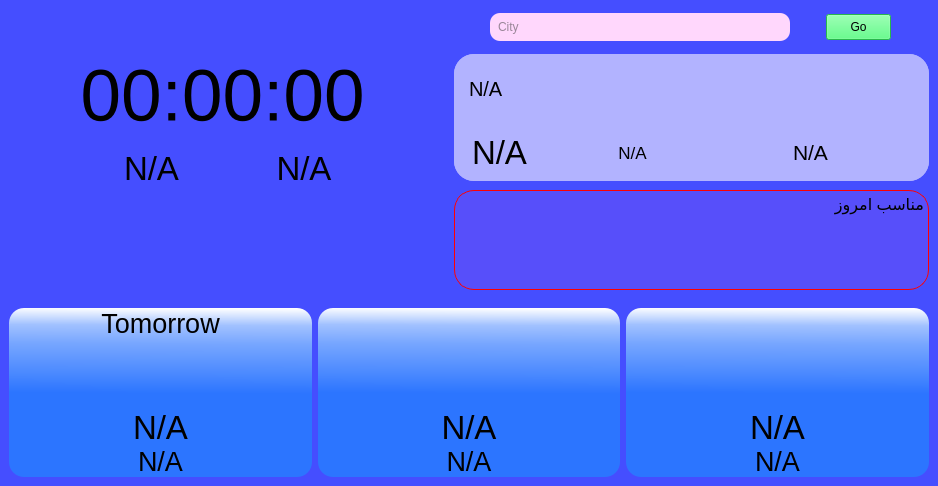
            <widget class="QWidget" name="home_page">
             <property name="sizePolicy">
              <sizepolicy hsizetype="Preferred" vsizetype="Preferred">
               <horstretch>0</horstretch>
               <verstretch>0</verstretch>
              </sizepolicy>
             </property>
             <property name="styleSheet">
              <string notr="true">background-color: rgb(69, 78, 255);</string>
             </property>
             <layout class="QVBoxLayout" name="verticalLayout_4">
              <property name="spacing">
               <number>0</number>
              </property>
              <property name="leftMargin">
               <number>0</number>
              </property>
              <property name="topMargin">
               <number>0</number>
              </property>
              <property name="rightMargin">
               <number>0</number>
              </property>
              <property name="bottomMargin">
               <number>0</number>
              </property>
              <item>
               <widget class="QFrame" name="frame_6">
                <property name="frameShape">
                 <enum>QFrame::Shape::NoFrame</enum>
                </property>
                <property name="frameShadow">
                 <enum>QFrame::Shadow::Raised</enum>
                </property>
                <layout class="QVBoxLayout" name="verticalLayout_9">
                 <property name="spacing">
                  <number>0</number>
                 </property>
                 <property name="leftMargin">
                  <number>0</number>
                 </property>
                 <property name="topMargin">
                  <number>0</number>
                 </property>
                 <property name="rightMargin">
                  <number>0</number>
                 </property>
                 <property name="bottomMargin">
                  <number>0</number>
                 </property>
                 <item>
                  <widget class="QFrame" name="frame_7">
                   <property name="minimumSize">
                    <size>
                     <width>938</width>
                     <height>299</height>
                    </size>
                   </property>
                   <property name="styleSheet">
                    <string notr="true">background-color: rgb(69, 78, 255);</string>
                   </property>
                   <property name="frameShape">
                    <enum>QFrame::Shape::NoFrame</enum>
                   </property>
                   <property name="frameShadow">
                    <enum>QFrame::Shadow::Raised</enum>
                   </property>
                   <layout class="QHBoxLayout" name="horizontalLayout_10">
                    <property name="spacing">
                     <number>0</number>
                    </property>
                    <property name="leftMargin">
                     <number>0</number>
                    </property>
                    <property name="topMargin">
                     <number>0</number>
                    </property>
                    <property name="rightMargin">
                     <number>0</number>
                    </property>
                    <property name="bottomMargin">
                     <number>0</number>
                    </property>
                    <item>
                     <widget class="QFrame" name="frame_9">
                      <property name="frameShape">
                       <enum>QFrame::Shape::NoFrame</enum>
                      </property>
                      <property name="frameShadow">
                       <enum>QFrame::Shadow::Raised</enum>
                      </property>
                      <layout class="QVBoxLayout" name="verticalLayout_10">
                       <property name="spacing">
                        <number>0</number>
                       </property>
                       <property name="leftMargin">
                        <number>0</number>
                       </property>
                       <property name="topMargin">
                        <number>0</number>
                       </property>
                       <property name="rightMargin">
                        <number>0</number>
                       </property>
                       <property name="bottomMargin">
                        <number>0</number>
                       </property>
                       <item>
                        <widget class="QFrame" name="gridFrame">
                         <property name="frameShadow">
                          <enum>QFrame::Shadow::Raised</enum>
                         </property>
                         <layout class="QGridLayout" name="gridLayout_3">
                          <property name="leftMargin">
                           <number>0</number>
                          </property>
                          <property name="topMargin">
                           <number>0</number>
                          </property>
                          <property name="rightMargin">
                           <number>0</number>
                          </property>
                          <property name="bottomMargin">
                           <number>0</number>
                          </property>
                          <property name="spacing">
                           <number>0</number>
                          </property>
                          <item row="0" column="1" colspan="2">
                           <widget class="QLabel" name="time">
                            <property name="font">
                             <font>
                              <pointsize>55</pointsize>
                             </font>
                            </property>
                            <property name="styleSheet">
                             <string notr="true">margin-top:40px;</string>
                            </property>
                            <property name="text">
                             <string>00:00:00</string>
                            </property>
                            <property name="alignment">
                             <set>Qt::AlignmentFlag::AlignCenter</set>
                            </property>
                           </widget>
                          </item>
                          <item row="1" column="1" alignment="Qt::AlignmentFlag::Qt::AlignmentFlag::AlignTop">
                           <widget class="QLabel" name="date">
                            <property name="font">
                             <font>
                              <pointsize>25</pointsize>
                             </font>
                            </property>
                            <property name="styleSheet">
                             <string notr="true"/>
                            </property>
                            <property name="text">
                             <string>N/A</string>
                            </property>
                            <property name="alignment">
                             <set>Qt::AlignmentFlag::AlignCenter</set>
                            </property>
                           </widget>
                          </item>
                          <item row="1" column="2" alignment="Qt::AlignmentFlag::Qt::AlignmentFlag::AlignTop">
                           <widget class="QLabel" name="day">
                            <property name="font">
                             <font>
                              <pointsize>25</pointsize>
                             </font>
                            </property>
                            <property name="styleSheet">
                             <string notr="true">margin-left:20px;</string>
                            </property>
                            <property name="frameShadow">
                             <enum>QFrame::Shadow::Raised</enum>
                            </property>
                            <property name="text">
                             <string>N/A</string>
                            </property>
                            <property name="textFormat">
                             <enum>Qt::TextFormat::RichText</enum>
                            </property>
                            <property name="scaledContents">
                             <bool>false</bool>
                            </property>
                            <property name="alignment">
                             <set>Qt::AlignmentFlag::AlignCenter</set>
                            </property>
                            <property name="wordWrap">
                             <bool>false</bool>
                            </property>
                           </widget>
                          </item>
                          <item row="0" column="3" rowspan="2">
                           <spacer name="horizontalSpacer_2">
                            <property name="orientation">
                             <enum>Qt::Orientation::Horizontal</enum>
                            </property>
                            <property name="sizeType">
                             <enum>QSizePolicy::Policy::Preferred</enum>
                            </property>
                            <property name="sizeHint" stdset="0">
                             <size>
                              <width>80</width>
                              <height>0</height>
                             </size>
                            </property>
                           </spacer>
                          </item>
                          <item row="0" column="0" rowspan="2">
                           <spacer name="horizontalSpacer">
                            <property name="orientation">
                             <enum>Qt::Orientation::Horizontal</enum>
                            </property>
                            <property name="sizeType">
                             <enum>QSizePolicy::Policy::Preferred</enum>
                            </property>
                            <property name="sizeHint" stdset="0">
                             <size>
                              <width>80</width>
                              <height>0</height>
                             </size>
                            </property>
                           </spacer>
                          </item>
                         </layout>
                        </widget>
                       </item>
                      </layout>
                     </widget>
                    </item>
                    <item>
                     <widget class="QFrame" name="frame_10">
                      <property name="frameShape">
                       <enum>QFrame::Shape::NoFrame</enum>
                      </property>
                      <property name="frameShadow">
                       <enum>QFrame::Shadow::Raised</enum>
                      </property>
                      <layout class="QVBoxLayout" name="verticalLayout_11">
                       <property name="spacing">
                        <number>9</number>
                       </property>
                       <property name="leftMargin">
                        <number>9</number>
                       </property>
                       <property name="topMargin">
                        <number>9</number>
                       </property>
                       <property name="rightMargin">
                        <number>9</number>
                       </property>
                       <property name="bottomMargin">
                        <number>9</number>
                       </property>
                       <item>
                        <widget class="QWidget" name="widget_6" native="true">
                         <layout class="QHBoxLayout" name="horizontalLayout_12">
                          <property name="spacing">
                           <number>0</number>
                          </property>
                          <property name="leftMargin">
                           <number>0</number>
                          </property>
                          <property name="topMargin">
                           <number>0</number>
                          </property>
                          <property name="rightMargin">
                           <number>0</number>
                          </property>
                          <property name="bottomMargin">
                           <number>0</number>
                          </property>
                          <item>
                           <widget class="QLineEdit" name="search">
                            <property name="minimumSize">
                             <size>
                              <width>0</width>
                              <height>25</height>
                             </size>
                            </property>
                            <property name="maximumSize">
                             <size>
                              <width>300</width>
                              <height>16777215</height>
                             </size>
                            </property>
                            <property name="styleSheet">
                             <string notr="true">background-color: rgb(255, 215, 252);
border-radius:10px;
color: rgb(54, 54, 54);
padding:6px;
</string>
                            </property>
                            <property name="placeholderText">
                             <string>City</string>
                            </property>
                           </widget>
                          </item>
                          <item>
                           <widget class="QPushButton" name="go">
                            <property name="maximumSize">
                             <size>
                              <width>65</width>
                              <height>16777215</height>
                             </size>
                            </property>
                            <property name="styleSheet">
                             <string notr="true">background-color: rgb(56, 255, 106);
padding:5px;
</string>
                            </property>
                            <property name="text">
                             <string>Go</string>
                            </property>
                           </widget>
                          </item>
                         </layout>
                        </widget>
                       </item>
                       <item>
                        <widget class="QWidget" name="widget_5" native="true">
                         <property name="styleSheet">
                          <string notr="true">QWidget{
background-color: rgb(178, 179, 255);
border-radius:20px;

}
QLabel{
padding:10px;
}</string>
                         </property>
                         <layout class="QGridLayout" name="gridLayout_4">
                          <property name="leftMargin">
                           <number>0</number>
                          </property>
                          <property name="topMargin">
                           <number>0</number>
                          </property>
                          <property name="rightMargin">
                           <number>0</number>
                          </property>
                          <property name="bottomMargin">
                           <number>0</number>
                          </property>
                          <property name="spacing">
                           <number>0</number>
                          </property>
                          <item row="1" column="0" alignment="Qt::AlignmentFlag::Qt::AlignmentFlag::AlignVCenter">
                           <widget class="QLabel" name="weather_temp">
                            <property name="font">
                             <font>
                              <pointsize>25</pointsize>
                             </font>
                            </property>
                            <property name="styleSheet">
                             <string notr="true"/>
                            </property>
                            <property name="text">
                             <string>N/A</string>
                            </property>
                           </widget>
                          </item>
                          <item row="0" column="3" alignment="Qt::AlignmentFlag::Qt::AlignmentFlag::AlignVCenter">
                           <widget class="QLabel" name="weather_icon">
                            <property name="minimumSize">
                             <size>
                              <width>70</width>
                              <height>70</height>
                             </size>
                            </property>
                            <property name="styleSheet">
                             <string notr="true"/>
                            </property>
                           </widget>
                          </item>
                          <item row="0" column="0" colspan="3">
                           <widget class="QLabel" name="weather_text">
                            <property name="font">
                             <font>
                              <pointsize>15</pointsize>
                             </font>
                            </property>
                            <property name="styleSheet">
                             <string notr="true"/>
                            </property>
                            <property name="text">
                             <string>N/A</string>
                            </property>
                           </widget>
                          </item>
                          <item row="1" column="1">
                           <widget class="QLabel" name="weather_name">
                            <property name="font">
                             <font>
                              <pointsize>13</pointsize>
                             </font>
                            </property>
                            <property name="styleSheet">
                             <string notr="true"/>
                            </property>
                            <property name="text">
                             <string>N/A</string>
                            </property>
                            <property name="alignment">
                             <set>Qt::AlignmentFlag::AlignCenter</set>
                            </property>
                           </widget>
                          </item>
                          <item row="1" column="2" colspan="2">
                           <widget class="QLabel" name="weather_region">
                            <property name="font">
                             <font>
                              <pointsize>16</pointsize>
                             </font>
                            </property>
                            <property name="text">
                             <string>N/A</string>
                            </property>
                            <property name="alignment">
                             <set>Qt::AlignmentFlag::AlignCenter</set>
                            </property>
                           </widget>
                          </item>
                         </layout>
                        </widget>
                       </item>
                       <item>
                        <widget class="QLabel" name="events">
                         <property name="minimumSize">
                          <size>
                           <width>0</width>
                           <height>100</height>
                          </size>
                         </property>
                         <property name="font">
                          <font>
                           <pointsize>12</pointsize>
                          </font>
                         </property>
                         <property name="styleSheet">
                          <string notr="true">border:1px solid red;
border-radius:20px;
background-color: rgba(162, 83, 227, 50);</string>
                         </property>
                         <property name="text">
                          <string>مناسب امروز</string>
                         </property>
                         <property name="textFormat">
                          <enum>Qt::TextFormat::MarkdownText</enum>
                         </property>
                         <property name="alignment">
                          <set>Qt::AlignmentFlag::AlignLeading|Qt::AlignmentFlag::AlignLeft|Qt::AlignmentFlag::AlignTop</set>
                         </property>
                         <property name="margin">
                          <number>10</number>
                         </property>
                        </widget>
                       </item>
                      </layout>
                     </widget>
                    </item>
                   </layout>
                  </widget>
                 </item>
                 <item>
                  <widget class="QFrame" name="frame_8">
                   <property name="styleSheet">
                    <string notr="true">QWidget{
border-radius:15px;
backdrop-filter: blur(10px);
	
	background-color: qlineargradient(spread:pad, x1:0.485, y1:0.598818, x2:0.49, y2:0, stop:0.159341 rgba(44, 117, 255, 255), stop:0.340659 rgba(73, 136, 255, 255), stop:0.648352 rgba(119, 166, 255, 255), stop:0.82967 rgba(161, 193, 255, 255), stop:1 rgba(255, 255, 255, 255));
}
QFrame{
	background-color: transparent;
}</string>
                   </property>
                   <property name="frameShape">
                    <enum>QFrame::Shape::NoFrame</enum>
                   </property>
                   <property name="frameShadow">
                    <enum>QFrame::Shadow::Raised</enum>
                   </property>
                   <layout class="QHBoxLayout" name="horizontalLayout_13">
                    <item>
                     <widget class="QWidget" name="widget_2" native="true">
                      <property name="styleSheet">
                       <string notr="true"/>
                      </property>
                      <layout class="QVBoxLayout" name="verticalLayout_12">
                       <property name="spacing">
                        <number>0</number>
                       </property>
                       <property name="leftMargin">
                        <number>0</number>
                       </property>
                       <property name="topMargin">
                        <number>0</number>
                       </property>
                       <property name="rightMargin">
                        <number>0</number>
                       </property>
                       <property name="bottomMargin">
                        <number>0</number>
                       </property>
                       <item alignment="Qt::AlignmentFlag::Qt::AlignmentFlag::AlignVCenter">
                        <widget class="QLabel" name="label_4">
                         <property name="font">
                          <font>
                           <pointsize>20</pointsize>
                          </font>
                         </property>
                         <property name="text">
                          <string>Tomorrow</string>
                         </property>
                         <property name="alignment">
                          <set>Qt::AlignmentFlag::AlignCenter</set>
                         </property>
                        </widget>
                       </item>
                       <item alignment="Qt::AlignmentFlag::Qt::AlignmentFlag::AlignVCenter">
                        <widget class="QLabel" name="tomorrow_icon">
                         <property name="minimumSize">
                          <size>
                           <width>70</width>
                           <height>70</height>
                          </size>
                         </property>
                         <property name="styleSheet">
                          <string notr="true">image: url(:/newPrefix/font_awesome/solid/sun.png);</string>
                         </property>
                         <property name="text">
                          <string/>
                         </property>
                        </widget>
                       </item>
                       <item alignment="Qt::AlignmentFlag::Qt::AlignmentFlag::AlignVCenter">
                        <widget class="QLabel" name="tomorrow_forecast">
                         <property name="minimumSize">
                          <size>
                           <width>0</width>
                           <height>0</height>
                          </size>
                         </property>
                         <property name="font">
                          <font>
                           <pointsize>25</pointsize>
                          </font>
                         </property>
                         <property name="text">
                          <string>N/A</string>
                         </property>
                         <property name="alignment">
                          <set>Qt::AlignmentFlag::AlignCenter</set>
                         </property>
                        </widget>
                       </item>
                       <item alignment="Qt::AlignmentFlag::Qt::AlignmentFlag::AlignVCenter">
                        <widget class="QLabel" name="tomorrow_temp">
                         <property name="font">
                          <font>
                           <pointsize>20</pointsize>
                          </font>
                         </property>
                         <property name="text">
                          <string>N/A</string>
                         </property>
                         <property name="alignment">
                          <set>Qt::AlignmentFlag::AlignCenter</set>
                         </property>
                        </widget>
                       </item>
                      </layout>
                     </widget>
                    </item>
                    <item>
                     <widget class="QWidget" name="widget_7" native="true">
                      <property name="styleSheet">
                       <string notr="true"/>
                      </property>
                      <layout class="QVBoxLayout" name="verticalLayout_15">
                       <property name="spacing">
                        <number>0</number>
                       </property>
                       <property name="leftMargin">
                        <number>0</number>
                       </property>
                       <property name="topMargin">
                        <number>0</number>
                       </property>
                       <property name="rightMargin">
                        <number>0</number>
                       </property>
                       <property name="bottomMargin">
                        <number>0</number>
                       </property>
                       <item alignment="Qt::AlignmentFlag::Qt::AlignmentFlag::AlignVCenter">
                        <widget class="QLabel" name="lbl_1">
                         <property name="font">
                          <font>
                           <pointsize>20</pointsize>
                          </font>
                         </property>
                         <property name="text">
                          <string/>
                         </property>
                         <property name="alignment">
                          <set>Qt::AlignmentFlag::AlignCenter</set>
                         </property>
                        </widget>
                       </item>
                       <item alignment="Qt::AlignmentFlag::Qt::AlignmentFlag::AlignVCenter">
                        <widget class="QLabel" name="icon_1">
                         <property name="minimumSize">
                          <size>
                           <width>70</width>
                           <height>70</height>
                          </size>
                         </property>
                         <property name="styleSheet">
                          <string notr="true">image: url(:/newPrefix/font_awesome/solid/sun.png);</string>
                         </property>
                         <property name="text">
                          <string/>
                         </property>
                        </widget>
                       </item>
                       <item alignment="Qt::AlignmentFlag::Qt::AlignmentFlag::AlignVCenter">
                        <widget class="QLabel" name="forecast_1">
                         <property name="minimumSize">
                          <size>
                           <width>0</width>
                           <height>0</height>
                          </size>
                         </property>
                         <property name="font">
                          <font>
                           <pointsize>25</pointsize>
                          </font>
                         </property>
                         <property name="text">
                          <string>N/A</string>
                         </property>
                         <property name="alignment">
                          <set>Qt::AlignmentFlag::AlignCenter</set>
                         </property>
                        </widget>
                       </item>
                       <item alignment="Qt::AlignmentFlag::Qt::AlignmentFlag::AlignVCenter">
                        <widget class="QLabel" name="temp_1">
                         <property name="font">
                          <font>
                           <pointsize>20</pointsize>
                          </font>
                         </property>
                         <property name="text">
                          <string>N/A</string>
                         </property>
                         <property name="alignment">
                          <set>Qt::AlignmentFlag::AlignCenter</set>
                         </property>
                        </widget>
                       </item>
                      </layout>
                     </widget>
                    </item>
                    <item>
                     <widget class="QWidget" name="widget_4" native="true">
                      <property name="styleSheet">
                       <string notr="true"/>
                      </property>
                      <layout class="QVBoxLayout" name="verticalLayout_14">
                       <property name="spacing">
                        <number>0</number>
                       </property>
                       <property name="leftMargin">
                        <number>0</number>
                       </property>
                       <property name="topMargin">
                        <number>0</number>
                       </property>
                       <property name="rightMargin">
                        <number>0</number>
                       </property>
                       <property name="bottomMargin">
                        <number>0</number>
                       </property>
                       <item alignment="Qt::AlignmentFlag::Qt::AlignmentFlag::AlignVCenter">
                        <widget class="QLabel" name="lbl_2">
                         <property name="font">
                          <font>
                           <pointsize>20</pointsize>
                          </font>
                         </property>
                         <property name="text">
                          <string/>
                         </property>
                         <property name="alignment">
                          <set>Qt::AlignmentFlag::AlignCenter</set>
                         </property>
                        </widget>
                       </item>
                       <item alignment="Qt::AlignmentFlag::Qt::AlignmentFlag::AlignVCenter">
                        <widget class="QLabel" name="icon_2">
                         <property name="minimumSize">
                          <size>
                           <width>70</width>
                           <height>70</height>
                          </size>
                         </property>
                         <property name="styleSheet">
                          <string notr="true">image: url(:/newPrefix/font_awesome/solid/sun.png);</string>
                         </property>
                         <property name="text">
                          <string/>
                         </property>
                        </widget>
                       </item>
                       <item alignment="Qt::AlignmentFlag::Qt::AlignmentFlag::AlignVCenter">
                        <widget class="QLabel" name="forecast_2">
                         <property name="minimumSize">
                          <size>
                           <width>0</width>
                           <height>0</height>
                          </size>
                         </property>
                         <property name="font">
                          <font>
                           <pointsize>25</pointsize>
                          </font>
                         </property>
                         <property name="text">
                          <string>N/A</string>
                         </property>
                         <property name="alignment">
                          <set>Qt::AlignmentFlag::AlignCenter</set>
                         </property>
                        </widget>
                       </item>
                       <item alignment="Qt::AlignmentFlag::Qt::AlignmentFlag::AlignVCenter">
                        <widget class="QLabel" name="temp_2">
                         <property name="font">
                          <font>
                           <pointsize>20</pointsize>
                          </font>
                         </property>
                         <property name="text">
                          <string>N/A</string>
                         </property>
                         <property name="alignment">
                          <set>Qt::AlignmentFlag::AlignCenter</set>
                         </property>
                        </widget>
                       </item>
                      </layout>
                     </widget>
                    </item>
                   </layout>
                  </widget>
                 </item>
                </layout>
               </widget>
              </item>
             </layout>
            </widget>
